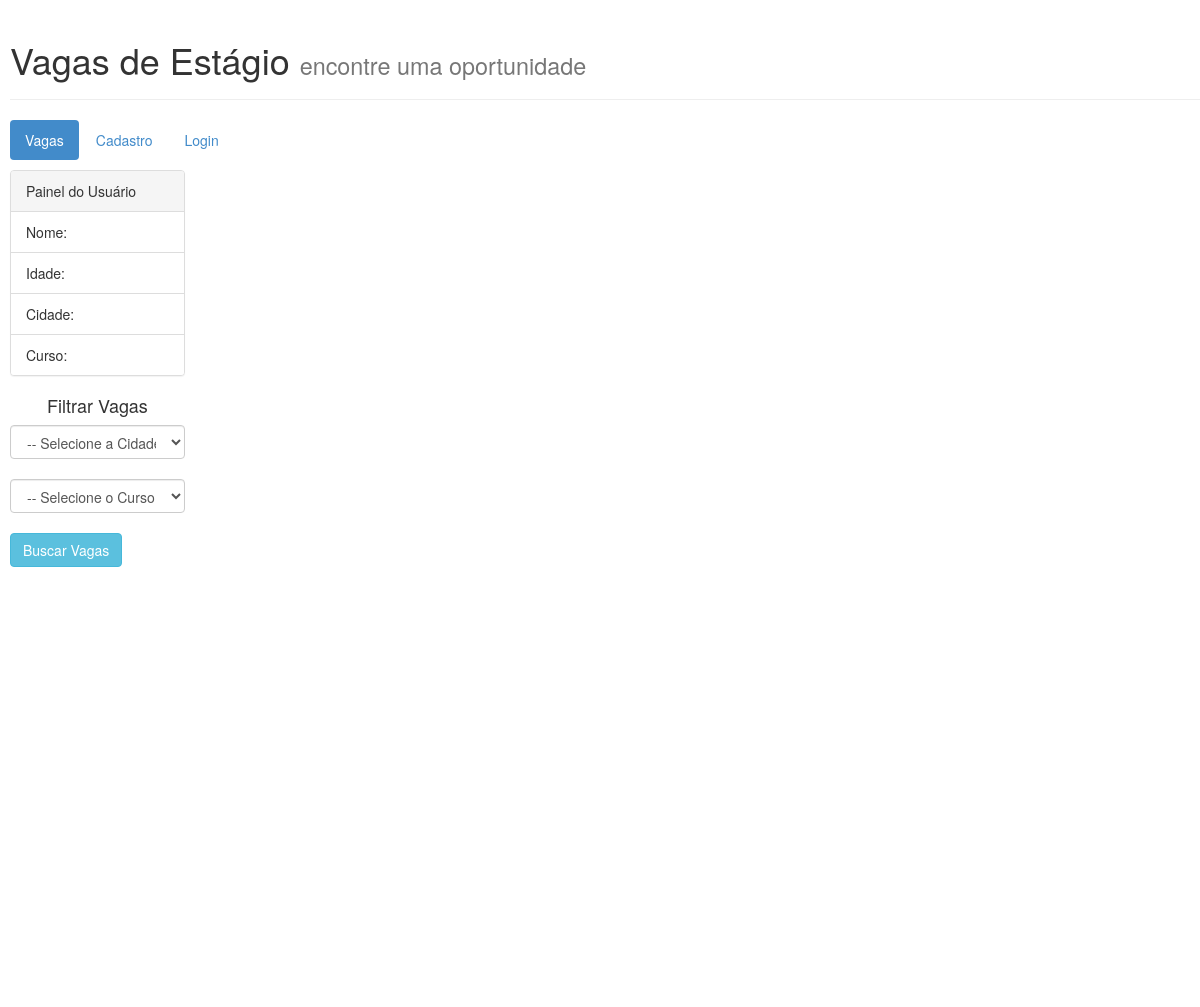
/, run on an earlier commit of the app's database.
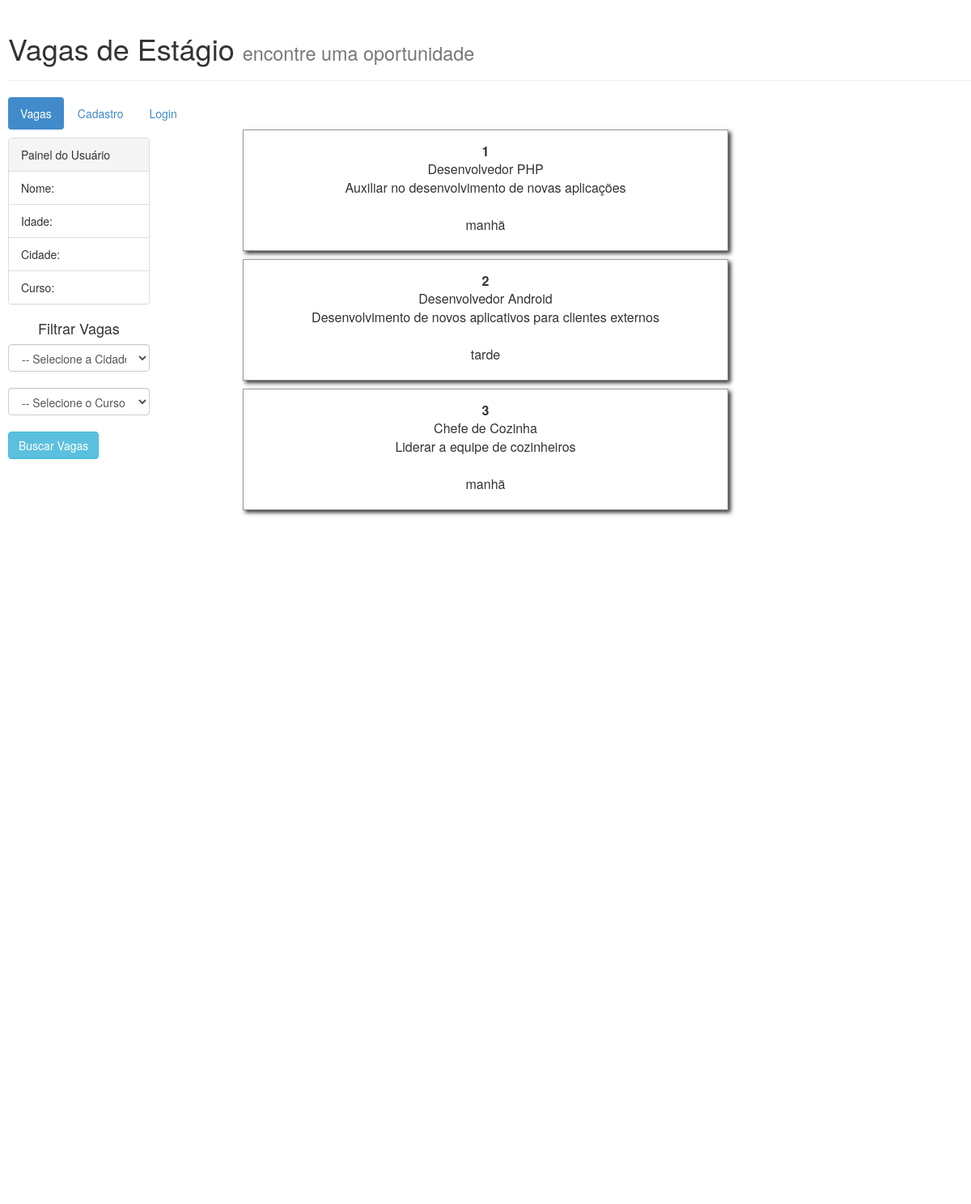
And on a later commit of the database.
### tables this page shows
CREATE TABLE IF NOT EXISTS `vagas` (
  `idVaga` int(11) NOT NULL AUTO_INCREMENT,
  `nome` varchar(50) NOT NULL,
  `descricao` text NOT NULL,
  `cidades_idCidade` int(11) NOT NULL,
  `cursos_idCurso` int(11) NOT NULL,
  `status` tinyint(1) NOT NULL,
  `turno` varchar(10) NOT NULL,
  `publico` tinyint(1) NOT NULL DEFAULT '0',
  PRIMARY KEY (`idVaga`),
  KEY `fk_vagas_cidades_idx` (`cidades_idCidade`),
  KEY `fk_vagas_cursos1_idx` (`cursos_idCurso`)
);

### index.php (the view, shortened to what this page needs)
<!DOCTYPE html>
<html>
	<head>
		<html xmlns="http://www.w3.org/1999/xhtml" lang="pt-br" xml:lang="pt-br">
		<link href="bootstrap/css/bootstrap.css" rel="stylesheet">
		<link href="estilos/geral.css" rel="stylesheet">
	</head>
	<body>
		<header>
			<div class="page-header">
  				<h1>Vagas de Estágio <small>encontre uma oportunidade</small></h1>
			</div>
			<div class="menus">
				<ul class="nav nav-pills">
					<li class="active"><a href="index.php">Vagas</a></li>
  					<li><a href="cadastro.html">Cadastro</a></li>
  					<li><a href="login.html">Login</a></li>
				</ul>
			</div>
		</header>
		<main>
			<section id="dados">
				<article>
					<div class="row">
					<div class="col-md-2" id="dadosusuario">
						<div class="panel panel-default">
						  <div class="panel-heading">Painel do Usuário</div>
						  <ul class="list-group">
							<li class="list-group-item">Nome: </li>
							<li class="list-group-item">Idade: </li>
							<li class="list-group-item">Cidade: </li>
							<li class="list-group-item">Curso: </li>
						  </ul>
						</div>
					<div>
						<?php
							include_once "classeBD.php";
						?>
						<form action="filtrarvagas.php" method="post">
							<h4>Filtrar Vagas</h4>
							<select name="cidade" id="label-cidade" class="form-control">
								<option value="0">-- Selecione a Cidade --</option>
							</select>
							<br>
							<select name="curso" id="label-cidade" class="form-control">
								<option value="0">-- Selecione o Curso --</option>
							</select>
							<br>
							<input type="submit" class="btn btn-info" name="buscar" id="buscar" value="Buscar Vagas" />
							<br><br><br>
						</form>
					</div>
					</div>
					<div class="vagas">
						<?php
						include_once "classeBD.php";
						$bd = new FuncoesBD();
						$bd -> conectar();
						$bd -> getVagas();
						?>
					</div>
					<div class="col-md-4"><br><br><br><br><br><br><br><br><br><br><br><br><br><br><br><br>
						<br><br><br><br><br><br><br><br><br><br><br><br><br><br><br><br><br><br><br><br><br><br><br><br><br></div>
					</div>
				</article>
			</section>
		</main>
		<footer>
		<br><br>
		</footer>
	</body>
</html>

### classeBD.php (shortened to what this page needs)
<?php
	class FuncoesBD{
		private $conexao;
		function conectar(){
			$this->conexao = mysqli_connect("localhost", "root", "") or die ("Falha na conexão com o Banco de Dados");
			mysqli_select_db($this->conexao, "vagasweb") or die("Banco não encontrado");
			mysqli_set_charset($this->conexao, "utf8");
		}
		function getVagas(){
			$consulta = "SELECT vagas.idVaga, vagas.nome, vagas.descricao, vagas.cidades_idCidade, vagas.turno, cidades.municipio FROM vagas
						 INNER JOIN cidades
						 ON vagas.cidades_idCidade = cidades.idCidade";
			$resultado = mysqli_query($this->conexao, $consulta) or die ("Erro ao encontrar vagas");
			$this->displayVagas($resultado);
		}
		function displayVagas($resultado){
			while($registro=mysqli_fetch_array($resultado)){
				echo "<div class='dtl-vagas'>";
				echo "<div class='codigo-vaga'>".$registro['idVaga']."<br></div>";
				echo $registro['nome']."<br>";
				echo $registro['descricao']."<br>";
				echo $registro['municipio']."<br>";
				echo $registro['turno']."<br><br><br>";
				echo "</div>";
			}
		}
	}
?>

### estilos/geral.css (style rules this page uses)
.page-header { margin-left: 10px; }
.menus { margin-left: 10px; }
#dadosusuario { margin-top: 10px; margin-left: 10px; }
.vagas { text-align: center; font-size: 16px; }
.dtl-vagas { border: 1px solid #999; width: 600px; height: 150px; margin: 0 auto; margin-bottom: 10px; padding-top: 15px; box-shadow: 3px 3px 5px #333; }
.dtl-vagas .codigo-vaga { font-weight: bolder; }
h4 { text-align: center; }

What changed in the data, as far as the page shows it:
added vagas: idVaga "1", nome "Desenvolvedor PHP", descricao "Auxiliar no desenvolvimento de novas aplicações", turno "manhã"
added vagas: idVaga "2", nome "Desenvolvedor Android", descricao "Desenvolvimento de novos aplicativos para clientes externos", turno "tarde"
added vagas: idVaga "3", nome "Chefe de Cozinha", descricao "Liderar a equipe de cozinheiros", turno "manhã"
